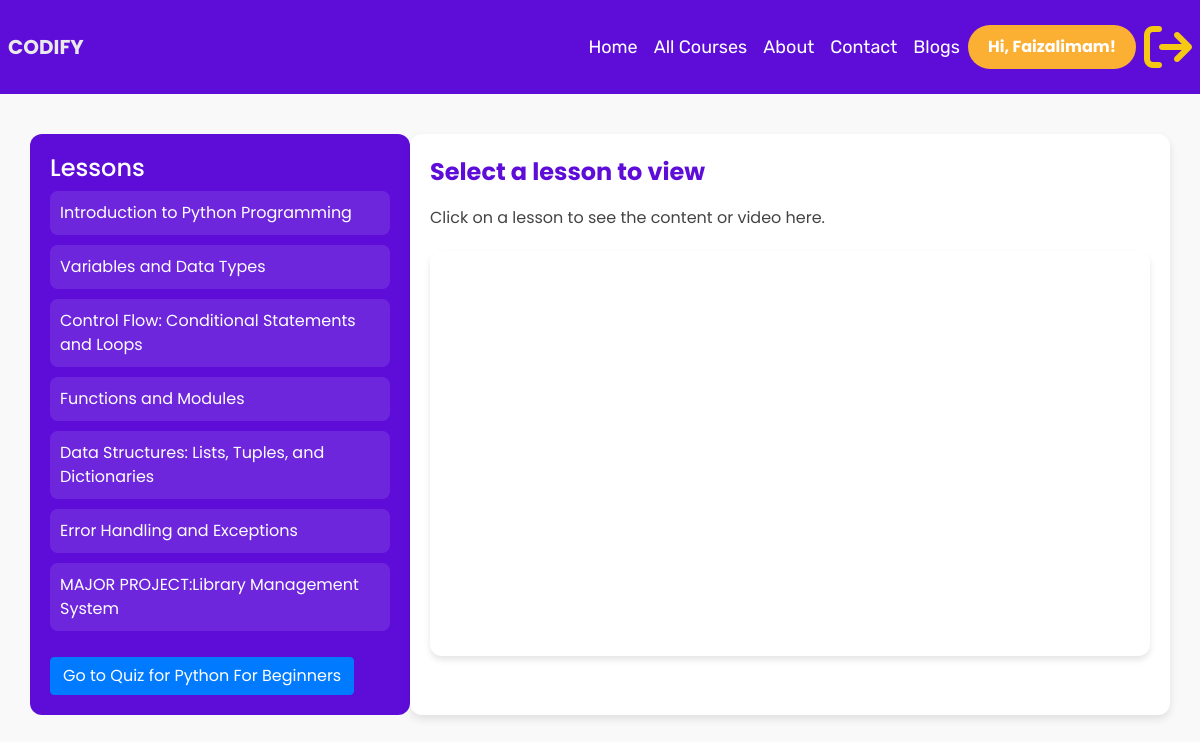
Page /course_lessons/1 (signed in) on the committed database.
### models.py (models this page shows)
class Lesson(Base):
    __tablename__ = 'lessons'
    id = Column(Integer, primary_key=True)
    title = Column(String(100), nullable=False)
    content = Column(String(200), nullable=False)
    completed = Column(Boolean, default=False)
    course_link = Column(String(500), nullable=False)
    course_id = Column(Integer, ForeignKey('courses.id', ondelete='CASCADE'))
    course = relationship('Course', back_populates='lessons')

class Quiz(Base):
    __tablename__ = 'quizzes'
    id = Column(Integer, primary_key=True)
    title = Column(String(100), nullable=False)
    created_at = Column(DateTime, server_default=func.now())
    course_id = Column(Integer, ForeignKey('courses.id', ondelete='CASCADE'), nullable=False)
    course = relationship('Course', back_populates='quizzes')
    questions = relationship('Question', back_populates='quiz', cascade="all, delete-orphan")
    user_progress = relationship('UserProgress', back_populates='quiz', cascade="all, delete-orphan")

### app.py (the view)
@app.route('/course_lessons/<int:id>')
def course_lessons(id):
    username = session.get('username')
    course = db_session.query(Course).filter_by(id=id).first()
    if not course:
        return "Course not found", 404
    return render_template('course_lessons.html', course=course,username=username)

### templates/course_lessons.html (shortened to what this page needs)
<!DOCTYPE html>
<html lang="en">
<head>
    <link rel="stylesheet" href="https://cdn.jsdelivr.net/npm/bootstrap@4.6.2/dist/css/bootstrap.min.css"
>
</head>
<body>
    {% include 'nav.html' %}
    <div class="container">
        <div class="row">
            <div class="col-md-4">
                <h4>Lessons</h4>
                {% for lesson in course.lessons %}
                <div class="lesson-item">
                    <a href="#" style="color: white;" class="lesson-link" data-lesson-id="{{ lesson.id }}"
                        data-lesson-title="{{ lesson.title }}" data-lesson-content="{{ lesson.content }}"
                        data-lesson-video="{{ lesson.course_link }}">{{ lesson.title }}</a>
                </div>
                {% endfor %}
                {% for quiz in course.quizzes %}
                <a href="{{ url_for('submit_quiz', quiz_id=quiz.id) }}" class="btn btn-primary mt-3">Go to Quiz for {{ quiz.title }}</a>
            {% endfor %}
            </div>
            <div class="col-md-8">
                <div id="lessonTitle">Select a lesson to view</div>
                <div id="lessonContent">Click on a lesson to see the content or video here.</div>
                <div id="lessonVideo" class="embed-responsive embed-responsive-16by9"></div>
            </div>
        </div>
    </div>
</body>
</html>

### templates/course_lessons.html (style rules this page uses)
body { font-family: 'Poppins', sans-serif; margin: 0; padding: 0; background-color: #f9f9f9; color: #333; }
.container { margin-top: 40px; }
.col-md-4 { background-color: #5e0dd9; color: white; border-radius: 12px; padding: 20px; }
.lesson-item { padding: 10px; border-radius: 8px; background: rgba(255, 255, 255, 0.1); cursor: pointer; margin-bottom: 10px; transition: background-color 0.3s; }
.col-md-8 { background-color: #fff; box-shadow: 0 4px 8px rgba(0, 0, 0, 0.1); border-radius: 12px; padding: 20px; }
#lessonTitle { font-size: 24px; font-weight: bold; color: #5e0dd9; }
#lessonContent { margin-top: 15px; font-size: 16px; line-height: 1.6; color: #444; }
.embed-responsive { margin-top: 20px; border-radius: 12px; overflow: hidden; box-shadow: 0 4px 6px rgba(0, 0, 0, 0.1); }

### rows in the picture
Lesson: title "Introduction to Python Programming"
Lesson: title "Variables and Data Types"
Lesson: title "Control Flow: Conditional Statements and Loops"
Lesson: title "Functions and Modules"
Lesson: title "Data Structures: Lists, Tuples, and Dictionaries"
Lesson: title "Error Handling and Exceptions"
Lesson: title "MAJOR PROJECT:Library Management System"
Quiz: title "Python For Beginners"

### other values in the picture
{{ username }} "Faizalimam"
